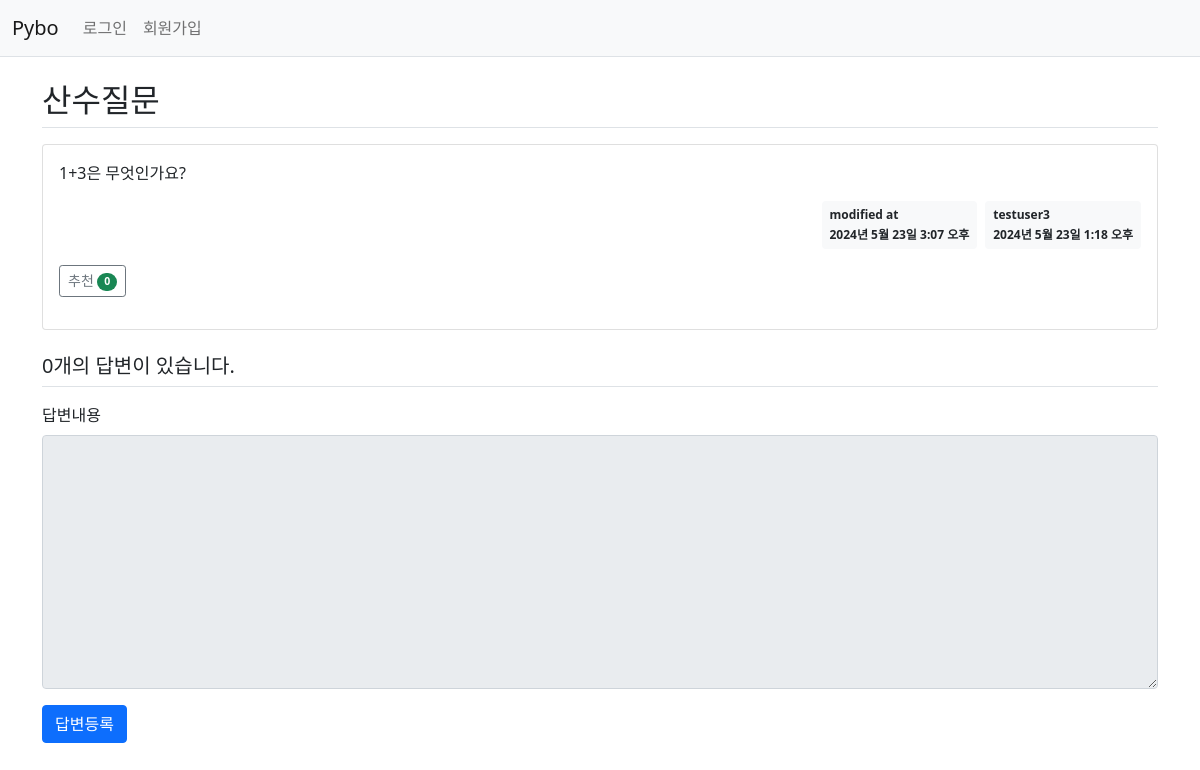
The app's page /pybo/305/, older data.
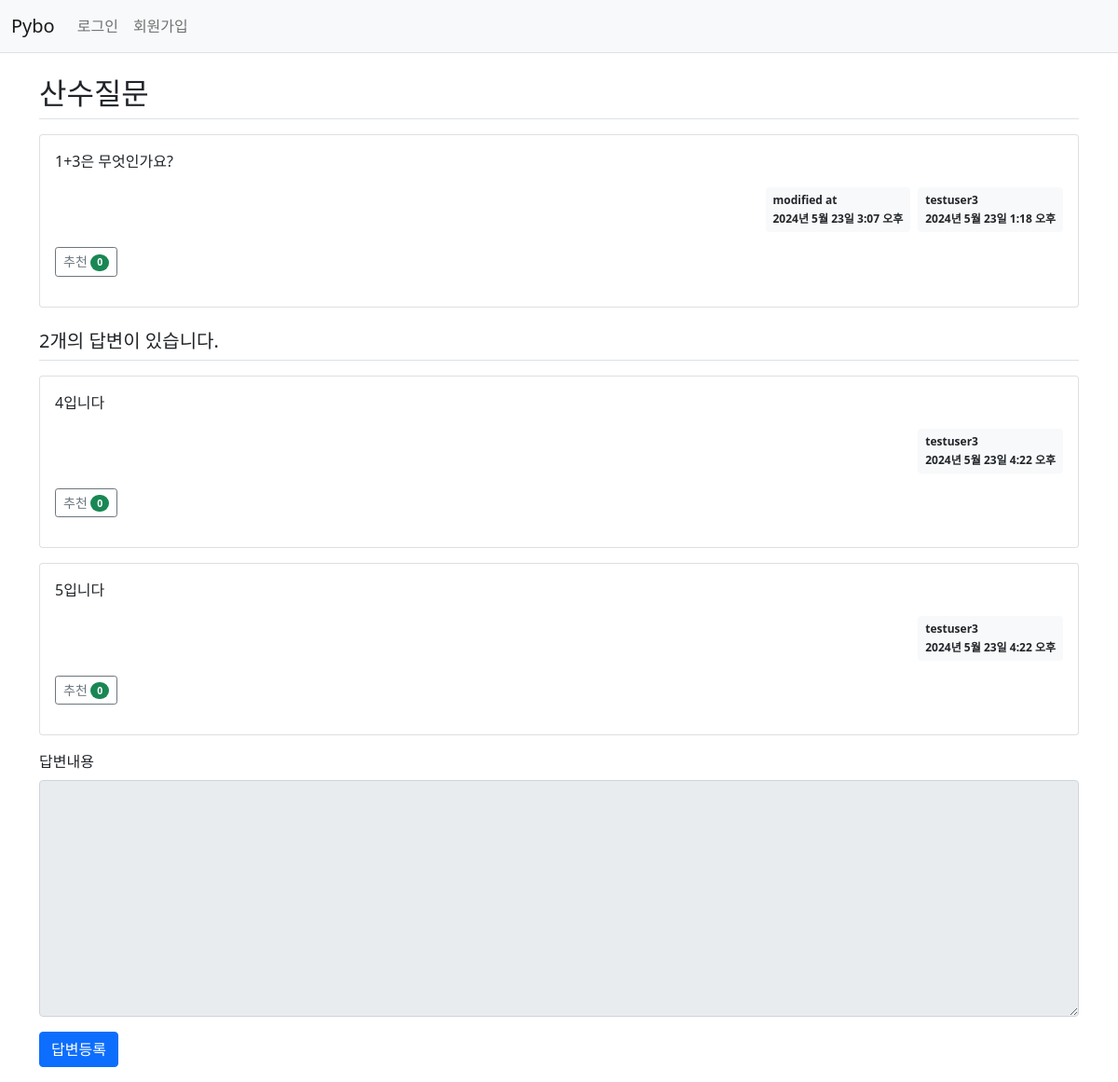
The same page, newer data.
### pybo/models.py (models this page shows, shortened)
class Question(models.Model):
    author = models.ForeignKey(User, on_delete = models.CASCADE, related_name='author_question')
    subject = models.CharField(max_length = 200)
    content = models.TextField()
    create_date = models.DateTimeField()
    modify_date = models.DateTimeField(null = True, blank = True)
    voter = models.ManyToManyField(User, related_name='voter_question')

class Answer(models.Model):
    author = models.ForeignKey(User, on_delete = models.CASCADE, related_name='author_answer')
    question = models.ForeignKey(Question, on_delete = models.CASCADE)
    content = models.TextField()
    create_date = models.DateTimeField()
    modify_date = models.DateTimeField(null = True, blank = True)
    voter = models.ManyToManyField(User, related_name='voter_answer')

### pybo/views/base_views.py (the view)
# urls.py: path('<int:question_id>/', base_views.detail, name='detail'),
def detail(request, question_id):
    question = get_object_or_404(Question, pk=question_id)
    context = {'question': question}
    return render(request, 'pybo/question_detail.html', context)

### pybo/templatetags/pybo_filter.py (called while the page is built)
@register.filter
def mark(value):
    extensions = ['nl2br', 'fenced_code']
    return mark_safe(markdown.markdown(value, extensions=extensions))

### templates/pybo/question_detail.html (shortened to what this page needs)
{% extends 'base.html' %}
{% load pybo_filter %}
{% block content %}
<div class="container my-3">
  <h2 class="border-bottom py-2">{{ question.subject }}</h2>
  <div class="card my-3">
    <div class="card-body">
      <div class="card-text">
        {{ question.content|mark }}
      </div>
      <div class="d-flex justify-content-end">
        {% if question.modify_date %}
        <div class="badge bg-light text-dark p-2 text-start mx-2">
          <div class="mb-2">modified at</div>
          <div>{{ question.modify_date }}</div>
        </div>
        {% endif %}
        <div class="badge bg-light text-dark p-2 text-start">
          <div class="mb-2">{{ question.author.username }}</div>
          <div>{{ question.create_date }}</div>
        </div>
      </div>
      <div class="my-3">
        <a href="javascript:void(0)" data-uri="{% url 'pybo:question_vote' question.id %}"
          class="recommend btn btn-sm btn-outline-secondary"
        >
          추천
          <span class="badge rounded-pill bg-success">{{ question.voter.count }}</span>
        <a>
      </div>
    </div>
  </div>
  <h5 class="border-bottom my-3 py-2">
    {{question.answer_set.count}}개의 답변이 있습니다.
  </h5>
  {% for answer in question.answer_set.all %}
  <a id="answer_{{ answer.id }}" />
  <div class="card my-3">
    <div class="card-body">
      <div class="card-text">
        {{ answer.content|mark }}
      </div>
      <div class="d-flex justify-content-end">
        <div class="badge bg-light text-dark p-2 text-start">
          <div class="mb-2">{{ answer.author.username }}</div>
          <div>{{ answer.create_date }}</div>
        </div>
      </div>
      <div class="my-3">
        <a href="javascript:void(0)" data-uri="{% url 'pybo:answer_vote' answer.id  %}"
           class="recommend btn btn-sm btn-outline-secondary">
           추천 <span class="badge rounded-pill bg-success">{{answer.voter.count}}</span>
        </a>
      </div>
    </div>
  </div>
  {% endfor %}
  <form
    action="{% url 'pybo:answer_create' question.id %}"
    method="post"
    class="my-3"
  >
    <div class="mb-3">
      <label for="content" class="form-label">답변내용</label>
      <textarea
        {% if not user.is_authenticated %}disabled{% endif %}
        name="content"
        id="content"
        class="form-control"
        rows="10"
      ></textarea>
    </div>
    <input type="submit" value="답변등록" class="btn btn-primary" />
  </form>
</div>
{% endblock %}

### templates/base.html (shortened to what this page needs)
{% load static %}
<!DOCTYPE html>
<html lang="ko">
  <head>
    <link
      rel="stylesheet"
      type="text/css"
      href="{% static 'bootstrap.min.css' %}"
    />
    <link rel="stylesheet" type="text/css" href="{% static 'style.css' %}" />
  </head>
  <body>
    {% include 'navbar.html' %}
    {% block content %}
    {% endblock %}
  </body>
</html>

### templates/navbar.html (shortened to what this page needs)
<nav class="navbar navbar-expand-lg navbar-light bg-light border-bottom">
  <div class="container-fluid">
    <a class="navbar-brand" href="{% url 'pybo:index' %}">Pybo</a>
    <div class="collapse navbar-collapse" id="navbarSupportedContent">
      <ul class="navbar-nav me-auto mb-2 mb-lg-0">
        <li class="nav-item">
          {% if user.is_authenticated %}
          <a class="nav-link" href="{% url 'common:logout' %}">{{ user.username }} (로그아웃)</a>
          {% else %}
          <a class="nav-link" href="{% url 'common:login' %}">로그인</a>
          {% endif %}
        </li>
        <li>
          {% if not user.is_authenticated %}
          <a class="nav-link" href="{% url 'common:signup' %}">회원가입</a>
          {% endif %}
        </li>
      </ul>
    </div>
  </div>
</nav>

Row changes from the older to the newer data that the page shows:
computed for Question "산수질문": answer_set.count "0" → "2"
added Answer: content|mark "4입니다", author.username "testuser3", create_date "2024년 5월 23일 4:22 오후", voter.count "0"
added Answer: content|mark "5입니다", author.username "testuser3", create_date "2024년 5월 23일 4:22 오후", voter.count "0"
